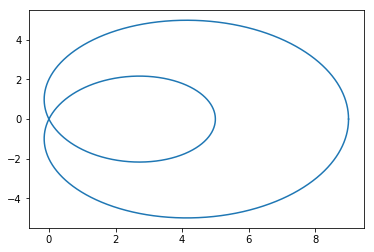

This figure's Python source:
from math import cos, sin, pi
import matplotlib.pyplot as plt

T= [2*pi /1000000*x for x in range(1000000)]
X=[2*cos(t)+7*cos(t)**2 for t in T]
Y= [2*sin(t) + 7*cos(t)*sin(t) for t in T]


plt.plot(X,Y)
plt.show()
